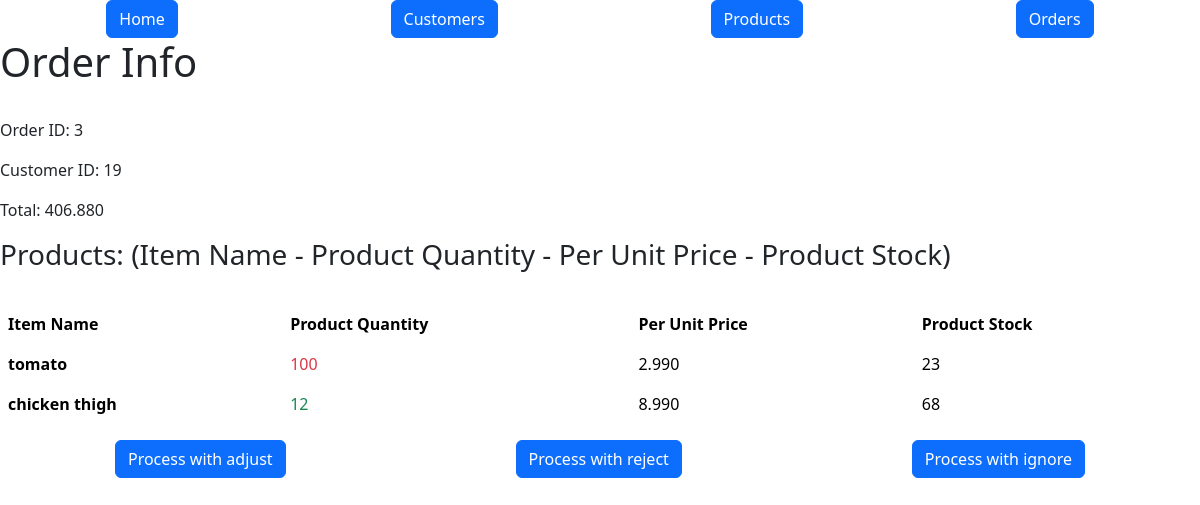
Screenshot of /orders/3 with the database file from the repository.
### models.py (models this page shows, shortened)
class Order(db.Model):
    id = mapped_column(Integer, primary_key=True)
    customer_id = mapped_column(Integer, ForeignKey(Customer.id), nullable=False)
    total = mapped_column(DECIMAL(10, 3), default=0)
    customer = relationship("Customer", back_populates="orders")
    items = relationship("ProductOrder", cascade="all, delete-orphan")
    created_at = mapped_column(DateTime, default=func.now())
    processed = mapped_column(DateTime, default=None, nullable=True)
    def total(self):
        total = 0
        for item in self.items:
            total += item.product.price * item.quantity
        math.floor(total)
        return total

class Products(db.Model):
    id = mapped_column(Integer, primary_key=True)
    name = mapped_column(String(200), nullable=False)
    price = mapped_column(DECIMAL(10, 3), nullable=False)
    available = mapped_column(Integer, default=0)
    orders = relationship("ProductOrder")

class ProductOrder(db.Model):
    id = mapped_column(Integer, primary_key=True)
    order_id = mapped_column(Integer, ForeignKey(Order.id), nullable=False)
    product_id = mapped_column(Integer, ForeignKey(Products.id), nullable=False)
    quantity = mapped_column(Integer, nullable=False)
    product = relationship("Products", back_populates="orders")
    order = relationship("Order", back_populates="items")

### routes/html_bp.py (the view)
@htmls_bp.route("/orders/<int:id>", methods=["GET"])
def orders_info(id):
    order = db.get_or_404(Order, id)
    return render_template("order.html", order=order)

### templates/order.html (shortened to what this page needs)
{%extends "base.html"%} {%block content%}
<h1>Order Info</h1>
<br />
<div class="justify-content-around">
  <p>Order ID: {{order.id}}</p>
  <p>Customer ID: {{order.customer_id}}</p>
  <p>Total: {{order.total()}}</p>
  <h3>
    Products: (Item Name - Product Quantity - Per Unit Price - Product Stock)
  </h3>
  <br />
  <table class="table table-borderless">
    <thead>
      <tr>
        <th scope="col">Item Name</th>
        <th scope="col">Product Quantity</th>
        <th scope="col">Per Unit Price</th>
        <th scope="col">Product Stock</th>
      </tr>
    </thead>
    <tbody>
      {% for item in order.items %}
      <tr>
        <th scope="row">{{item.product.name}}</th>
        {% if item.quantity > item.product.available %}
        <td class="text-danger">{{item.quantity}}</td>
        {% else %}
        <td class="text-success">{{item.quantity}}</td>
        {% endif %}
        <td>{{item.product.price}}</td>
        <td>{{item.product.available}}</td>
      </tr>
      {% endfor %}
    </tbody>
  </table>
</div>
<div class="d-flex justify-content-around">
  <form
    method="POST"
    action="{{url_for('api_orders.process_order', id=order.id)}}"
  >
    <button
      type="submit"
      class="btn btn-primary"
      name="strategy"
      value="adjust"
    >
      Process with adjust
    </button>
  </form>
  <form
    method="POST"
    action="{{url_for('api_orders.process_order', id=order.id)}}"
  >
    <button
      type="submit"
      class="btn btn-primary"
      value="reject"
      name="strategy"
    >
      Process with reject
    </button>
  </form>
  <form
    method="POST"
    action="{{url_for('api_orders.process_order', id=order.id)}}"
  >
    <button
      type="submit"
      class="btn btn-primary"
      name="strategy"
      value="ignore"
    >
      Process with ignore
    </button>
  </form>
  {%endblock%}

### rows the page displays
Order: id "3", customer_id "19"
Products: total "406.880"
ProductOrder: product.name "tomato", quantity "100", product.price "2.990", product.available "23"
ProductOrder: product.name "chicken thigh", quantity "12", product.price "8.990", product.available "68"
